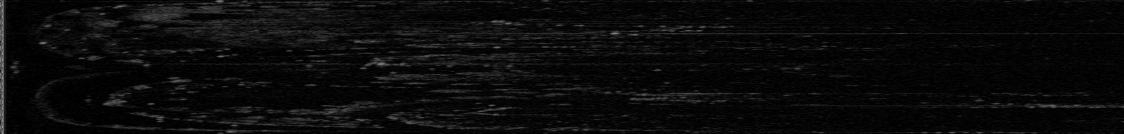
#> input picture cpp/referee/examples/000001.png, 3371 x 400 px (shown at 1/3 size); its folder holds 3 pictures in this run; the run also reads 1 picture not shown here
$ python demo.py
#> lines starting #> are read from the running program, lines starting #| are printed output that depends on the picture; after the words box and inside, x2 and y2 are one past the last pixel; in counts of white or black regions, pixels touching at a corner belong together; long printed decimals are rounded
### python/referee/radar_utils.py
"""Reading Navtech polar radar scans and turning detections back into a polar
image. Mirrors ``cpp/referee/include/referee/radar_utils.hpp``.
"""

from __future__ import annotations

import math
from dataclasses import dataclass, field
from enum import Enum
from pathlib import Path

import numpy as np

try:
    import cv2
except ImportError:  # pragma: no cover
    cv2 = None

ENCODER_SIZE = 5600
HEADER_BYTES = 11
#: The published implementation leaves the first 42 bins at zero; they sit
#: inside the sensor's blind zone and carry only receiver ringing.
FIRST_USABLE_BIN = 42


class NavtechModel(Enum):
    CTS350 = 3768  # range bins
    CIR204 = 3360  # MulRan


@dataclass
class PolarScan:
    timestamps: np.ndarray = field(default_factory=lambda: np.zeros(0, dtype=np.int64))
    azimuths: np.ndarray = field(default_factory=lambda: np.zeros(0))
    valid: np.ndarray = field(default_factory=lambda: np.zeros(0, dtype=bool))
    power: np.ndarray = field(default_factory=lambda: np.zeros((0, 0), dtype=np.float32))


def load_polar_scan(path: str, model: NavtechModel = NavtechModel.CTS350) -> PolarScan:
    """Read the Oxford-format polar png: one row per azimuth, the first eleven
    bytes carrying timestamp, encoder value and a validity flag."""
    if cv2 is None:
        raise ImportError("opencv-python is required to load radar scans")
    raw = cv2.imread(str(path), cv2.IMREAD_GRAYSCALE)
    if raw is None:
        raise FileNotFoundError(f"cannot read {path}")

    range_bins = model.value
    timestamps = raw[:, :8].copy().view(np.int64).ravel()
    encoder = raw[:, 8:10].copy().view(np.uint16).ravel().astype(np.float64)

    power = np.zeros((raw.shape[0], range_bins), dtype=np.float32)
    usable = raw[:, HEADER_BYTES + FIRST_USABLE_BIN : HEADER_BYTES + range_bins]
    power[:, FIRST_USABLE_BIN : FIRST_USABLE_BIN + usable.shape[1]] = usable / 255.0

    return PolarScan(
        timestamps=timestamps,
        azimuths=encoder * 2.0 * math.pi / ENCODER_SIZE,
        valid=raw[:, 10] == 255,
        power=power,
    )


def targets_to_polar_image(power_shape, targets: np.ndarray) -> np.ndarray:
    """Detections back onto an (azimuth, range) grid: 1 where a feature was
    found. ``targets`` is the ``(azimuth_bin, range_bin)`` array the extractor
    returns."""
    polar = np.zeros(power_shape, dtype=np.float64)
    if targets.size:
        polar[targets[:, 0].astype(int), targets[:, 1].astype(int)] = 1.0
    return polar


def radar_file_names(directory: str, extension: str = "png") -> list[str]:
    """Radar scans in ``directory``, sorted by the epoch time in their name."""
    files = [p.name for p in Path(directory).iterdir()
             if p.is_file() and (not extension or p.suffix == "." + extension)]
    return sorted(files, key=lambda name: int(Path(name).stem))

### python/referee/features.py
"""Feature extraction after Cen and Newman, ICRA 2018.

A faithful port of ``cpp/referee/src/features.cpp``, which is the code the RA-L
results were produced with. Two of its details are surprising and are kept
deliberately, because changing either changes published numbers:

* the smoothing kernel is a parabola, not a Gaussian. The Gaussian line is
  present in the C++ but commented out, and ``(i - mu)**2 / sigma**2``
  normalised to sum one is what actually runs.
* OpenCV's ``filter2D`` correlates rather than convolves. The kernel is
  symmetric, so this happens not to matter, but the port correlates too.
"""

from __future__ import annotations

import numpy as np
from scipy.ndimage import correlate1d

#: Fallback noise estimate for an azimuth whose samples are all non-negative.
DEFAULT_SIGMA = 0.034


def _smoothing_kernel(sigma_gauss: int) -> np.ndarray:
    if sigma_gauss % 2 != 1:
        raise ValueError("sigma_gauss must be odd")
    size = sigma_gauss * 3
    mu = size // 2
    kernel = ((np.arange(size) - mu) ** 2) / float(sigma_gauss**2)
    return kernel / kernel.sum()


def cen2018_features(power: np.ndarray, zq: float = 3.0, sigma_gauss: int = 17,
                     min_range: int = 58) -> np.ndarray:
    """Feature locations as an ``(N, 2)`` array of ``(azimuth_bin, range_bin)``."""
    power = np.asarray(power, dtype=np.float32)

    # Estimate the bias per azimuth and subtract it.
    q = power - power.mean(axis=1, keepdims=True)

    # BORDER_REFLECT101 in OpenCV is "mirror" in scipy, not "reflect".
    p = correlate1d(q, _smoothing_kernel(sigma_gauss), axis=1, mode="mirror")

    # Noise standard deviation per azimuth, from the negative samples only.
    negative = q < 0
    counts = negative.sum(axis=1)
    sigma_q = np.where(
        counts > 0,
        np.sqrt(2.0 * np.where(negative, q.astype(np.float64) ** 2, 0.0).sum(axis=1)
                / np.maximum(counts, 1)),
        DEFAULT_SIGMA,
    )

    with np.errstate(divide="ignore", invalid="ignore"):
        nqp = np.exp(-0.5 * ((q - p) / sigma_q[:, None]) ** 2)
        npp = np.exp(-0.5 * (p / sigma_q[:, None]) ** 2)
    y = q * (1.0 - nqp) + p * (nqp - npp)

    above = y > (zq * sigma_q)[:, None]
    above[:, :min_range] = False

    # Each run of bins above the threshold contributes its middle bin.
    targets = []
    for azimuth in range(above.shape[0]):
        run_start = None
        for bin_index in range(min_range, above.shape[1]):
            if above[azimuth, bin_index]:
                if run_start is None:
                    run_start = bin_index
            elif run_start is not None:
                run = bin_index - run_start
                targets.append((azimuth, run_start + run // 2))
                run_start = None
        if run_start is not None:
            run = above.shape[1] - run_start
            targets.append((azimuth, run_start + run // 2))

    return np.array(targets, dtype=np.int64) if targets else np.zeros((0, 2), dtype=np.int64)

### python/referee/descriptor.py
"""The ReFeree descriptors. Mirrors ``cpp/referee/include/referee/descriptor.hpp``.

Both describe the free space around a place rather than the things in it: the
space a radar reports nothing in is as characteristic as what it reports, and is
far less affected by a false detection.

Both reproduce the published C++ bit for bit by default. Two off-by-one errors
were found in it; each is fixed behind a flag rather than silently, so results
in the RA-L paper stay reproducible.
"""

from __future__ import annotations

import math
from dataclasses import dataclass

import numpy as np


@dataclass(frozen=True)
class RangeDescriptorParams:
    window: int = 80  # range bins per band

    #: The published implementation reset its accumulator at the *start* of each
    #: window rather than the end. Band 0 therefore held one range bin instead
    #: of ``window`` of them - two orders of magnitude smaller than every other
    #: band, so it contributed nothing to any distance - every other band was
    #: shifted by one bin, and the trailing ``window - 1`` bins were dropped.
    legacy_window_alignment: bool = True


@dataclass(frozen=True)
class AngleDescriptorParams:
    dims: int = 50  # angular sectors

    #: The published implementation scanned each ray from the far end down to
    #: bin 1, never examining bin 0.
    legacy_skip_nearest_bin: bool = True


def free_space_per_range_bin(polar: np.ndarray) -> np.ndarray:
    """Azimuths with no detection at each range bin."""
    return polar.shape[0] - polar.sum(axis=0)


def make_range_descriptor(polar: np.ndarray,
                          params: RangeDescriptorParams = RangeDescriptorParams()) -> np.ndarray:
    """Rotation-invariant: free space summed over each band of range bins."""
    if polar.size == 0:
        raise ValueError("empty polar image")
    free_space = free_space_per_range_bin(polar)
    num_bands = len(free_space) // params.window
    if num_bands <= 0:
        raise ValueError("fewer range bins than one window")

    desc = np.zeros(num_bands, dtype=np.float32)
    if params.legacy_window_alignment:
        acc = 0.0
        for bin_index, value in enumerate(free_space):
            acc += value
            if bin_index % params.window == 0:
                band = bin_index // params.window
                if band < num_bands:
                    desc[band] = acc
                acc = 0.0
    else:
        desc[:] = free_space[: num_bands * params.window].reshape(num_bands, params.window).sum(1)
    return desc


def make_angle_descriptor(polar: np.ndarray,
                          params: AngleDescriptorParams = AngleDescriptorParams()) -> np.ndarray:
    """Free space per angular sector, as a fraction of the sector's pixels.
    Counted from the outermost detection inwards, so everything beyond the last
    return counts as free. Not rotation invariant - that is what makes it useful
    for recovering yaw."""
    if polar.size == 0:
        raise ValueError("empty polar image")
    rows_per_sector = polar.shape[0] // params.dims
    range_bins = polar.shape[1]
    if rows_per_sector <= 0:
        raise ValueError("fewer azimuths than sectors")

    last_bin = 1 if params.legacy_skip_nearest_bin else 0
    sector_pixels = float(rows_per_sector * range_bins)

    desc = np.zeros(params.dims, dtype=np.float32)
    for sector in range(params.dims):
        rows = polar[sector * rows_per_sector : (sector + 1) * rows_per_sector, last_bin:]
        # Bins from the outermost detection inwards, per ray.
        has_return = rows != 0.0
        counts = np.where(has_return.any(axis=1),
                          rows.shape[1] - np.argmax(has_return[:, ::-1], axis=1),
                          0)
        desc[sector] = counts.sum() / sector_pixels
    return desc


def norm(desc: np.ndarray) -> float:
    return float(np.linalg.norm(np.asarray(desc, dtype=np.float64)))


def cosine_similarity(a: np.ndarray, b: np.ndarray) -> float:
    """Zero when either descriptor is empty or degenerate."""
    a = np.asarray(a, dtype=np.float64).ravel()
    b = np.asarray(b, dtype=np.float64).ravel()
    if a.shape != b.shape or a.size == 0:
        return 0.0
    na, nb = np.linalg.norm(a), np.linalg.norm(b)
    if na == 0.0 or nb == 0.0:
        return 0.0
    return float(a @ b / (na * nb))

### python/referee/retrieval.py
"""Place lookup over ReFeree descriptors. Mirrors
``cpp/referee/include/referee/retrieval.hpp``.

The range descriptor is rotation invariant, so finding a place is a similarity
search over it. The angular descriptor is not, and that is the point: the
circular shift that best aligns two angular descriptors is the yaw between them.

Thresholds the published implementation left as module-level globals are
parameters here, with the published values as defaults.
"""

from __future__ import annotations

import math
from dataclasses import dataclass

import numpy as np

from .descriptor import cosine_similarity, norm


@dataclass
class RetrievalParams:
    #: Entries at the end of the database to ignore, so a query does not match
    #: the frames it just came from. The published implementation used 0, which
    #: only makes sense when the query is not itself in the database.
    num_exclude_recent: int = 0
    #: Minimum cosine similarity to accept. The published implementation used 0,
    #: which accepts any candidate overlapping the query at all.
    similarity_threshold: float = 0.0


@dataclass
class LoopCandidate:
    index: int = -1  # -1 when nothing cleared the threshold
    similarity: float = 0.0

    def __bool__(self) -> bool:
        return self.index >= 0


class RangeDescriptorDatabase:
    """Database of rotation-invariant range descriptors."""

    def __init__(self, params: RetrievalParams | None = None) -> None:
        self.params = params or RetrievalParams()
        self._entries: list[np.ndarray] = []

    def add(self, desc: np.ndarray) -> int:
        self._entries.append(np.asarray(desc, dtype=np.float64).ravel())
        return len(self._entries) - 1

    def __len__(self) -> int:
        return len(self._entries)

    def at(self, index: int) -> np.ndarray:
        return self._entries[index]

    def detect_loop_closure(self, query: np.ndarray) -> LoopCandidate:
        """Most similar entry, or an empty candidate when none clears the
        threshold. Brute force: the descriptor is short enough that a tree costs
        more than it saves."""
        query = np.asarray(query, dtype=np.float64).ravel()
        if query.size == 0 or not self._entries:
            return LoopCandidate()

        searchable = len(self._entries) - self.params.num_exclude_recent
        if searchable <= 0:
            return LoopCandidate()

        scores = [cosine_similarity(query, self._entries[i]) for i in range(searchable)]
        best_index = int(np.argmax(scores))
        if scores[best_index] <= self.params.similarity_threshold:
            return LoopCandidate()
        return LoopCandidate(index=best_index, similarity=float(scores[best_index]))


def best_circular_shift(query: np.ndarray, reference: np.ndarray) -> int:
    """Circular shift of ``query`` that best aligns it onto ``reference``, in bins."""
    query = np.asarray(query, dtype=np.float64).ravel()
    reference = np.asarray(reference, dtype=np.float64).ravel()
    if query.shape != reference.shape or query.size == 0:
        return 0
    denom = norm(query) * norm(reference)
    if denom == 0.0:
        return 0
    scores = [float(np.roll(query, -shift) @ reference) / denom for shift in range(query.size)]
    return int(np.argmax(scores))


class AngleDescriptorDatabase:
    """Database of angular descriptors, used to recover yaw once a place matches."""

    def __init__(self) -> None:
        self._entries: list[np.ndarray] = []

    def add(self, desc: np.ndarray) -> int:
        self._entries.append(np.asarray(desc, dtype=np.float64).ravel())
        return len(self._entries) - 1

    def __len__(self) -> int:
        return len(self._entries)

    def at(self, index: int) -> np.ndarray:
        return self._entries[index]

    def yaw_difference(self, query: np.ndarray, index: int) -> float:
        """Yaw of ``query`` relative to entry ``index``, radians in (-pi, pi].
        Returns 0 for an invalid index, which is how a rejected loop is
        signalled."""
        if index < 0 or index >= len(self._entries):
            return 0.0
        query = np.asarray(query, dtype=np.float64).ravel()
        shift = best_circular_shift(query, self._entries[index])
        yaw = 2.0 * math.pi / query.size * shift
        return yaw - 2.0 * math.pi if yaw > math.pi else yaw

### python/scripts/demo.py
#!/usr/bin/env python3
"""Match a query scan against a handful of candidates and recover the yaw.

    demo.py [scan_dir]      default: ../cpp/referee/examples

Replaces the original test.py. Its heading estimation never applied the shift it
was looping over - `shift_index` went unused, so every iteration scored the same
pair, and the reported heading was always zero. It also took argmin of a
similarity, where the best match is the largest. Both are fixed here; the
descriptors themselves are unchanged.
"""

from __future__ import annotations

import math
import sys
from pathlib import Path

sys.path.insert(0, str(Path(__file__).resolve().parents[1]))
import referee


def describe(path: str):
    scan = referee.load_polar_scan(path, referee.NavtechModel.CIR204)
    targets = referee.cen2018_features(scan.power)
    polar = referee.targets_to_polar_image(scan.power.shape, targets)
    return referee.make_range_descriptor(polar), referee.make_angle_descriptor(polar)


def main() -> int:
    scan_dir = Path(sys.argv[1]) if len(sys.argv) > 1 \
        else Path(__file__).resolve().parents[2] / "cpp/referee/examples"

    names = referee.radar_file_names(str(scan_dir))
    if len(names) < 2:
        print(f"need at least two scans under {scan_dir}")
        return 1

    query_name, candidate_names = names[0], names[1:]
    print(f"query      : {query_name}")
    print(f"candidates : {', '.join(candidate_names)}\n")

    range_db = referee.RangeDescriptorDatabase()
    angle_db = referee.AngleDescriptorDatabase()
    for name in candidate_names:
        r, a = describe(str(scan_dir / name))
#> in load_polar_scan, raw is the input picture: shape (400, 3371); min 0, max 255, mean 10.7
#> in load_polar_scan, `timestamps = raw[:, :8].copy().view(np.int64).ravel()`: timestamps = 400 values from 1567410201813282048 to 1567410202062436352
#> in load_polar_scan, `encoder = raw[:, 8:10].copy().view(np.uint16).ravel().astype(np.float64)`: encoder = 400 values from 7 to 5593
#> in cen2018_features, `negative = q < 0`:
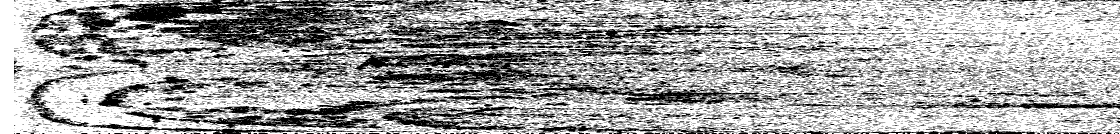
#> negative: shape (400, 3360) bool (shown at 1/3 size); 64.1% white; 11116 black regions (8909 under 20 px), largest, box (x1, y1, x2, y2) and area: (112, 0, 2395, 152) 111170, (1058, 121, 2132, 259) 43892, (376, 286, 1673, 391) 40572
#> in cen2018_features, `counts = negative.sum(axis=1)`: counts = 400 values, max 2446 at index 371, min 1680 at index 212, mean 2155.4
#> in cen2018_features, `sigma_q = np.where( counts > 0, np.sqrt(2.0 * np.where(negative, q.ast..`: sigma_q = 400 values, max 0.0894 at index 100, min 0.0276 at index 215, mean 0.0456
#> in cen2018_features, `y = q * (1.0 - nqp) + p * (nqp - npp)`:
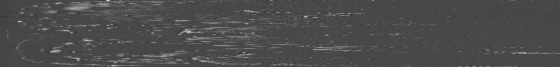
#> y: shape (400, 3360) float64 (shown at 1/6 size); min -0.18, max 0.445, mean 0.00815; drawn with min black and max white
#> in describe, `targets = referee.cen2018_features(scan.power)`: targets = 2463 pairs, first value 0 to 399, second value 100 to 3359
#> in describe, `polar = referee.targets_to_polar_image(scan.power.shape, targets)`:
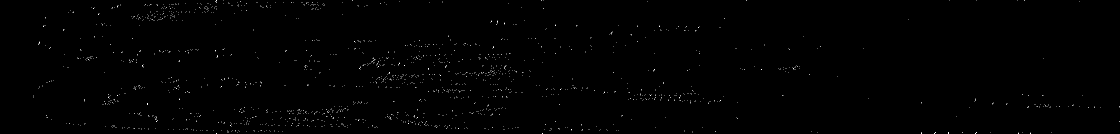
#> polar: shape (400, 3360) float64 (shown at 1/3 size); values 0 (black) and 1 (white), 0.18% white in thin lines or dots
#> in make_range_descriptor, `free_space = free_space_per_range_bin(polar)`: free_space = 3360 values, max 400 at index 0, min 392 at index 1514, mean 399.3
#> in make_range_descriptor, `num_bands = len(free_space) // params.window`: num_bands = 42
#> the loop in make_range_descriptor, `for bin_index, value in enumerate(free_space):` made 3360 passes
#> after the loop in make_range_descriptor, `for bin_index, value in enumerate(free_space):`: desc = 42 values, max 32000 at index 1, min 400 at index 0, mean 31189.2
#> in make_angle_descriptor, `rows_per_sector = polar.shape[0] // params.dims`: rows_per_sector = 8
#> in make_angle_descriptor, `sector_pixels = float(rows_per_sector * range_bins)`: sector_pixels = 26880
#> the loop in make_angle_descriptor, `for sector in range(params.dims):` made 50 passes
#> counts on passes 1 to 8: [3073, 3074, 2238, 3237, 721, 1328, 1327, 1152], [920, 1525, 1140, 1140, 1159, 973, 942, 971], [1098, 1102, 1092, 637, 798, 803, 1563, 948], [1630, 1630, 960, 947, 952, 956, 738, 739], [624, 621, 530, 612, 633, 640, 218, 0], [489, 703, 1027, 535, 480, 502, 524, 856], [524, 521, 517, 523, 493, 510, 2172, 2172], [450, 477, 483, 2725, 472, 1574, 1492, 1492]
#> after the loop in make_angle_descriptor, `for sector in range(params.dims):`: desc = 50 values, max 0.95 at index 39, min 0.144 at index 4, mean 0.505
#> r = 42 values, max 32000 at index 1, min 400 at index 0, mean 31189.2; a has the same summary as desc in make_angle_descriptor
        range_db.add(r)
        angle_db.add(a)
#> pass 2 of the loop in main, `for name in candidate_names:`:
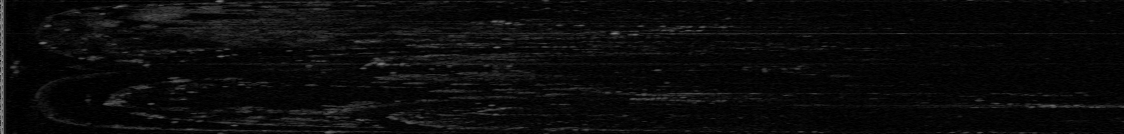
#> input picture cpp/referee/examples/000010.png, 3371 x 400 px (shown at 1/3 size)
#> in load_polar_scan, raw is the input picture: shape (400, 3371); min 0, max 255, mean 10.8
#> timestamps = 400 values from 1567410203811000576 to 1567410204060174848
#> in cen2018_features (call 2), `negative = q < 0`:
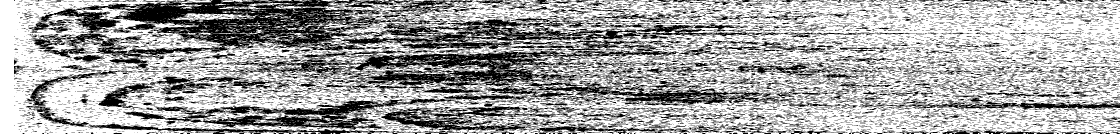
#> negative: shape (400, 3360) bool (shown at 1/3 size); 63.8% white; 11004 black regions (8785 under 20 px), largest, box (x1, y1, x2, y2) and area: (227, 0, 2366, 165) 108911, (665, 153, 2036, 259) 47657, (1451, 255, 2388, 314) 15743
#> in cen2018_features (call 2), `counts = negative.sum(axis=1)`: counts = 400 values, max 2504 at index 219, min 1549 at index 201, mean 2144.3
#> sigma_q = 400 values, max 0.0883 at index 100, min 0.0284 at index 399, mean 0.0458
#> in describe (call 2), `targets = referee.cen2018_features(scan.power)`: targets = 2415 pairs, first value 0 to 399, second value 99 to 3359
#> in describe (call 2), `polar = referee.targets_to_polar_image(scan.power.shape, targets)`:
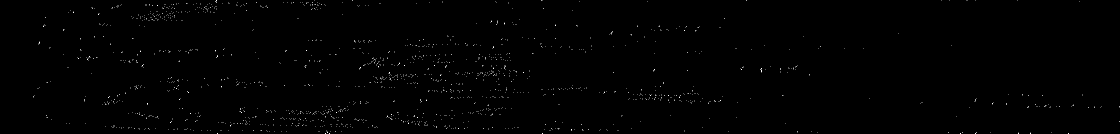
#> polar: shape (400, 3360) float64 (shown at 1/3 size); values 0 (black) and 1 (white), 0.18% white in thin lines or dots
#> the loop in make_range_descriptor (call 2), `for bin_index, value in enumerate(free_space):` made 3360 passes
#> the loop in make_angle_descriptor (call 2), `for sector in range(params.dims):` made 50 passes
#> counts on passes 1 to 4: [3051, 2900, 2238, 3237, 647, 1737, 1488, 936], [1525, 1524, 1248, 1138, 964, 974, 936, 953], [1077, 1106, 1076, 637, 797, 802, 803, 948], [1631, 1630, 961, 946, 951, 0, 1718, 740]
#> r = 42 values, max 32000 at index 1, min 400 at index 0, mean 31190.4; a = 50 values, max 0.95 at index 39, min 0.148 at index 4, mean 0.499

    query_range, query_angle = describe(str(scan_dir / query_name))
#> call 3 of cen2018_features, with zq = 3, sigma_gauss = 17, min_range = 58
#> in cen2018_features (call 3), `negative = q < 0`:
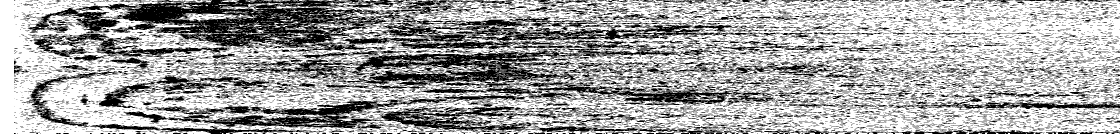
#> negative: shape (400, 3360) bool (shown at 1/3 size); 64.1% white; 11046 black regions (8815 under 20 px), largest, box (x1, y1, x2, y2) and area: (61, 0, 1363, 154) 76947, (628, 145, 2043, 263) 45410, (536, 296, 1597, 396) 37045
#> in cen2018_features (call 3), `counts = negative.sum(axis=1)`: counts = 400 values, max 2458 at index 309, min 1671 at index 100, mean 2152.9
#> in cen2018_features (call 3), `sigma_q = np.where( counts > 0, np.sqrt(2.0 * np.where(negative, q.ast..`: sigma_q = 400 values, max 0.0931 at index 100, min 0.0287 at index 214, mean 0.0456
#> in cen2018_features (call 3), `nqp = np.exp(-0.5 * ((q - p) / sigma_q[:, None]) ** 2)`:
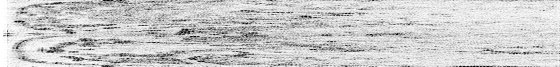
#> nqp: shape (400, 3360) float64 (shown at 1/6 size); min 7.77e-23, max 1, mean 0.798
#> in cen2018_features (call 3), `npp = np.exp(-0.5 * (p / sigma_q[:, None]) ** 2)`:
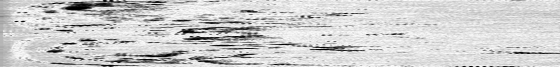
#> npp: shape (400, 3360) float64 (shown at 1/6 size); min 3.4e-16, max 1, mean 0.807
#> in cen2018_features (call 3), `above = y > (zq * sigma_q)[:, None]`:
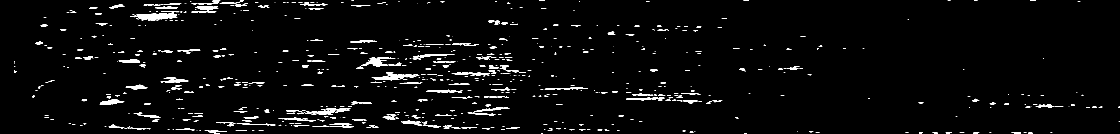
#> above: shape (400, 3360) bool (shown at 1/3 size); 2.5% white; 811 white regions (477 under 20 px), largest, box (x1, y1, x2, y2) and area: (390, 40, 532, 62) 1663, (915, 324, 1052, 343) 916, (1097, 173, 1164, 197) 693
    match = range_db.detect_loop_closure(query_range)
    if not match:
        print("no candidate cleared the similarity threshold")
        return 0

    yaw = angle_db.yaw_difference(query_angle, match.index)
    print(f"matched    : {candidate_names[match.index]}")
#| matched    : 000001.png
    print(f"similarity : {match.similarity:.6f}")
#| similarity : 1.000
    print(f"yaw        : {math.degrees(yaw):+.2f} deg")
#| yaw        : +0.00 deg
    return 0


if __name__ == "__main__":
    raise SystemExit(main())
#> (the program exits here)
